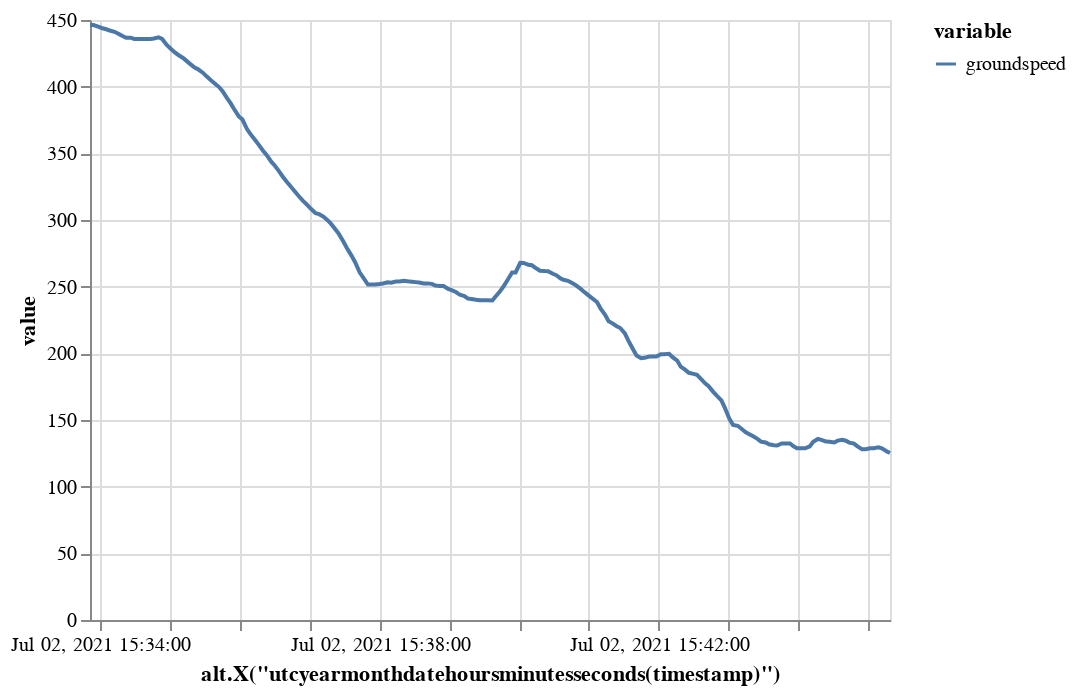

The notebook cell saved with this chart:
### Code cell
traffic[0].chart("groundspeed").encode()

### Figure 1 — Vega-Lite specification as saved in the notebook (floating-point values rounded to 4 significant figures; data arrays with more than 128 entries replaced by an {"elided": "..."} marker saying what was removed)
{"config": {"view": {"continuousWidth": 400, "continuousHeight": 300}}, "data": {"name": "data-411451e24795c8e70164e56fdb5bed8a"}, "mark": "line", "encoding": {"color": {"type": "nominal", "field": "variable"}, "x": {"type": "temporal", "field": "timestamp", "timeUnit": "utcyearmonthdatehoursminutesseconds", "title": "alt.X(\"utcyearmonthdatehoursminutesseconds(timestamp)\")"}, "y": {"type": "quantitative", "field": "value"}}, "transform": [{"fold": ["groundspeed"], "as": ["variable", "value"]}], "$schema": "https://vega.github.io/schema/vega-lite/v4.8.1.json", "datasets": {"data-411451e24795c8e70164e56fdb5bed8a": {"elided": "200 records"}}}
